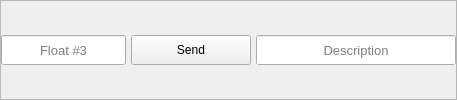
              <widget class="QFrame" name="frameCustom_3">
               <property name="frameShape">
                <enum>QFrame::StyledPanel</enum>
               </property>
               <property name="frameShadow">
                <enum>QFrame::Raised</enum>
               </property>
               <layout class="QHBoxLayout" name="horizontalLayout_18">
                <property name="spacing">
                 <number>5</number>
                </property>
                <property name="leftMargin">
                 <number>0</number>
                </property>
                <property name="topMargin">
                 <number>0</number>
                </property>
                <property name="rightMargin">
                 <number>0</number>
                </property>
                <property name="bottomMargin">
                 <number>0</number>
                </property>
                <item>
                 <widget class="QLineEdit" name="txtSettingFloat_3">
                  <property name="sizePolicy">
                   <sizepolicy hsizetype="Expanding" vsizetype="Preferred">
                    <horstretch>0</horstretch>
                    <verstretch>0</verstretch>
                   </sizepolicy>
                  </property>
                  <property name="minimumSize">
                   <size>
                    <width>0</width>
                    <height>30</height>
                   </size>
                  </property>
                  <property name="maximumSize">
                   <size>
                    <width>16777215</width>
                    <height>30</height>
                   </size>
                  </property>
                  <property name="sizeIncrement">
                   <size>
                    <width>0</width>
                    <height>0</height>
                   </size>
                  </property>
                  <property name="font">
                   <font>
                    <family>Arial</family>
                    <pointsize>10</pointsize>
                   </font>
                  </property>
                  <property name="alignment">
                   <set>Qt::AlignCenter</set>
                  </property>
                  <property name="placeholderText">
                   <string>Float #3</string>
                  </property>
                 </widget>
                </item>
                <item>
                 <widget class="QPushButton" name="btnSettingCustomSend_3">
                  <property name="sizePolicy">
                   <sizepolicy hsizetype="Preferred" vsizetype="Preferred">
                    <horstretch>0</horstretch>
                    <verstretch>0</verstretch>
                   </sizepolicy>
                  </property>
                  <property name="minimumSize">
                   <size>
                    <width>120</width>
                    <height>30</height>
                   </size>
                  </property>
                  <property name="maximumSize">
                   <size>
                    <width>150</width>
                    <height>30</height>
                   </size>
                  </property>
                  <property name="font">
                   <font>
                    <family>Arial</family>
                    <pointsize>9</pointsize>
                   </font>
                  </property>
                  <property name="text">
                   <string>Send</string>
                  </property>
                 </widget>
                </item>
                <item>
                 <widget class="QLineEdit" name="txtSettingDescription_3">
                  <property name="sizePolicy">
                   <sizepolicy hsizetype="Expanding" vsizetype="Preferred">
                    <horstretch>0</horstretch>
                    <verstretch>0</verstretch>
                   </sizepolicy>
                  </property>
                  <property name="minimumSize">
                   <size>
                    <width>200</width>
                    <height>30</height>
                   </size>
                  </property>
                  <property name="maximumSize">
                   <size>
                    <width>16777215</width>
                    <height>30</height>
                   </size>
                  </property>
                  <property name="sizeIncrement">
                   <size>
                    <width>0</width>
                    <height>0</height>
                   </size>
                  </property>
                  <property name="font">
                   <font>
                    <family>Arial</family>
                    <pointsize>10</pointsize>
                   </font>
                  </property>
                  <property name="alignment">
                   <set>Qt::AlignCenter</set>
                  </property>
                  <property name="placeholderText">
                   <string>Description</string>
                  </property>
                 </widget>
                </item>
               </layout>
              </widget>
